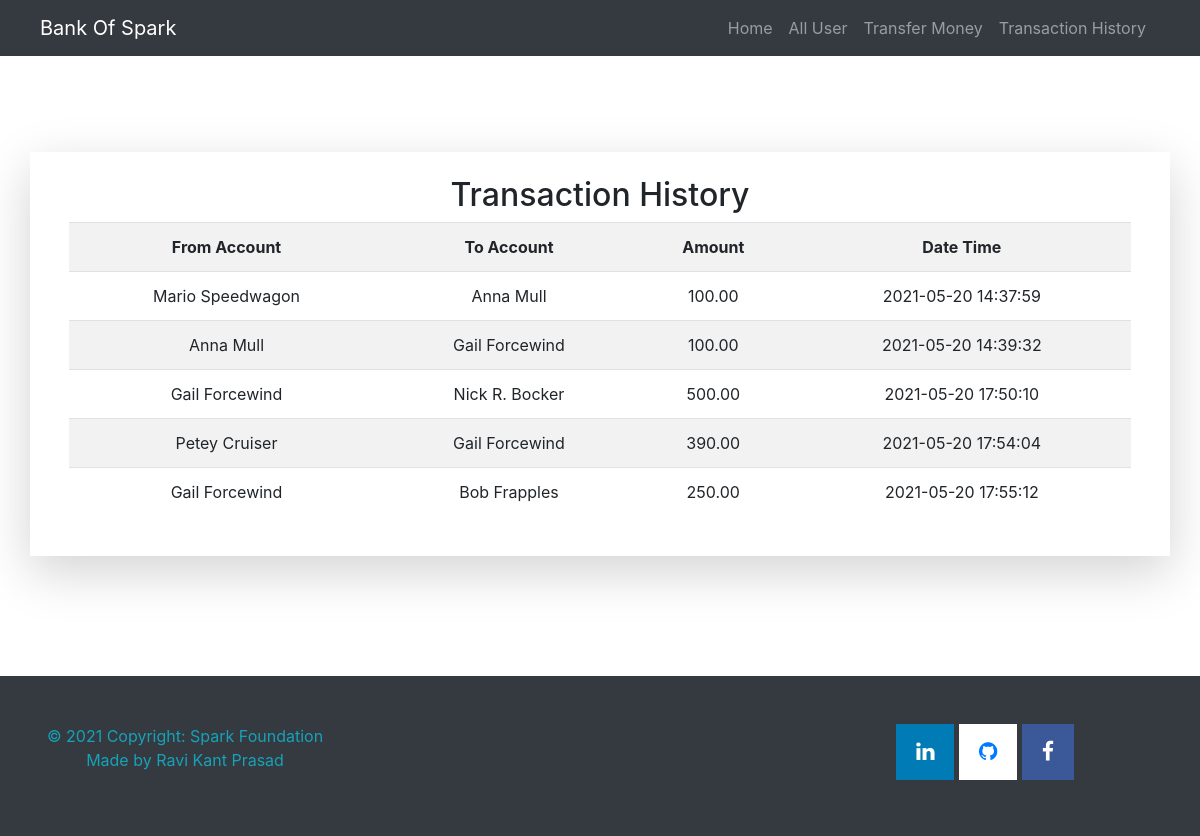
/transaction_history.php, run on the app's committed database.
### tables this page shows
CREATE TABLE `transaction_history_db` (
  `id` int(11) NOT NULL,
  `from_ac` varchar(30) NOT NULL,
  `to_ac` varchar(30) NOT NULL,
  `amount` decimal(10,2) NOT NULL,
  `datetime` datetime NOT NULL
);

### transaction_history.php (the view, shortened to what this page needs)
<!DOCTYPE html>
<html>
<head>
	<?php include 'snippet/links.php' ?>
</head>
<body>
	<?php include 'snippet/navbar.php' ?>
	<div class="p-5"></div>
	<div class="container">
		<div class="row">
			<div class="col mx-auto shadow-lg p-4 mb-4 bg-white">
				<h2 class="text-center">Transaction History</h2>
				<?php include 'snippet/config.php' ?>
				<?php
				$sql = "SELECT * FROM transaction_history_db";
				$result = $conn->query($sql);
				if ($result->num_rows > 0) {
					echo "<div class='container'><table class ='table table-striped'>";
					echo "<tr>
					<th>From Account</th>
					<th>To Account</th>
					<th>Amount</th>
					<th>Date Time</th>
					</tr>";
					while($rows=mysqli_fetch_assoc($result)) { ?>
				<tr>
					<td>
						<?php echo $rows['from_ac'] ?>
					</td>
					<td>
						<?php echo $rows['to_ac']?>
					</td>
					<td>
						<?php echo $rows['amount']?>
					</td>
					<td>
						<?php echo $rows['datetime']?>
					</td>
				</tr>
				<?php }
					echo "</table></div>";
				} else { echo "0 results"; }
				?>
			</div>
		</div>
	</div>
	<div class="m-4 p-4"></div>
	<?php include "snippet/footerbar.php"?>
</body>
</html>

### CSS/mystyle.css (style rules this page uses)
* { box-sizing: border-box; }
th, td { padding: 5px; text-align: center; }

### data on the page
transaction_history_db: from_ac "Mario Speedwagon", to_ac "Anna Mull", amount "100.00", datetime "2021-05-20 14:37:59"
transaction_history_db: from_ac "Anna Mull", to_ac "Gail Forcewind", amount "100.00", datetime "2021-05-20 14:39:32"
transaction_history_db: from_ac "Gail Forcewind", to_ac "Nick R. Bocker", amount "500.00", datetime "2021-05-20 17:50:10"
transaction_history_db: from_ac "Petey Cruiser", to_ac "Gail Forcewind", amount "390.00", datetime "2021-05-20 17:54:04"
transaction_history_db: from_ac "Gail Forcewind", to_ac "Bob Frapples", amount "250.00", datetime "2021-05-20 17:55:12"
